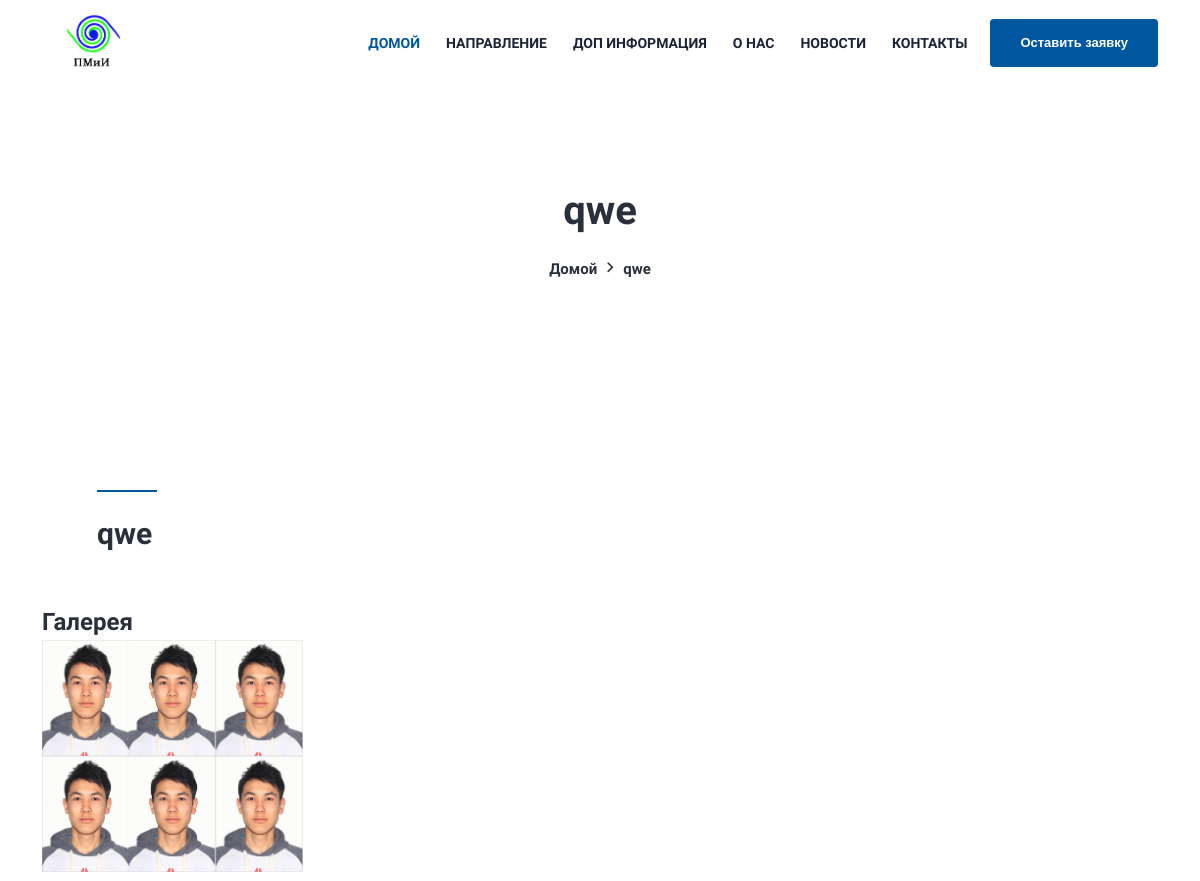
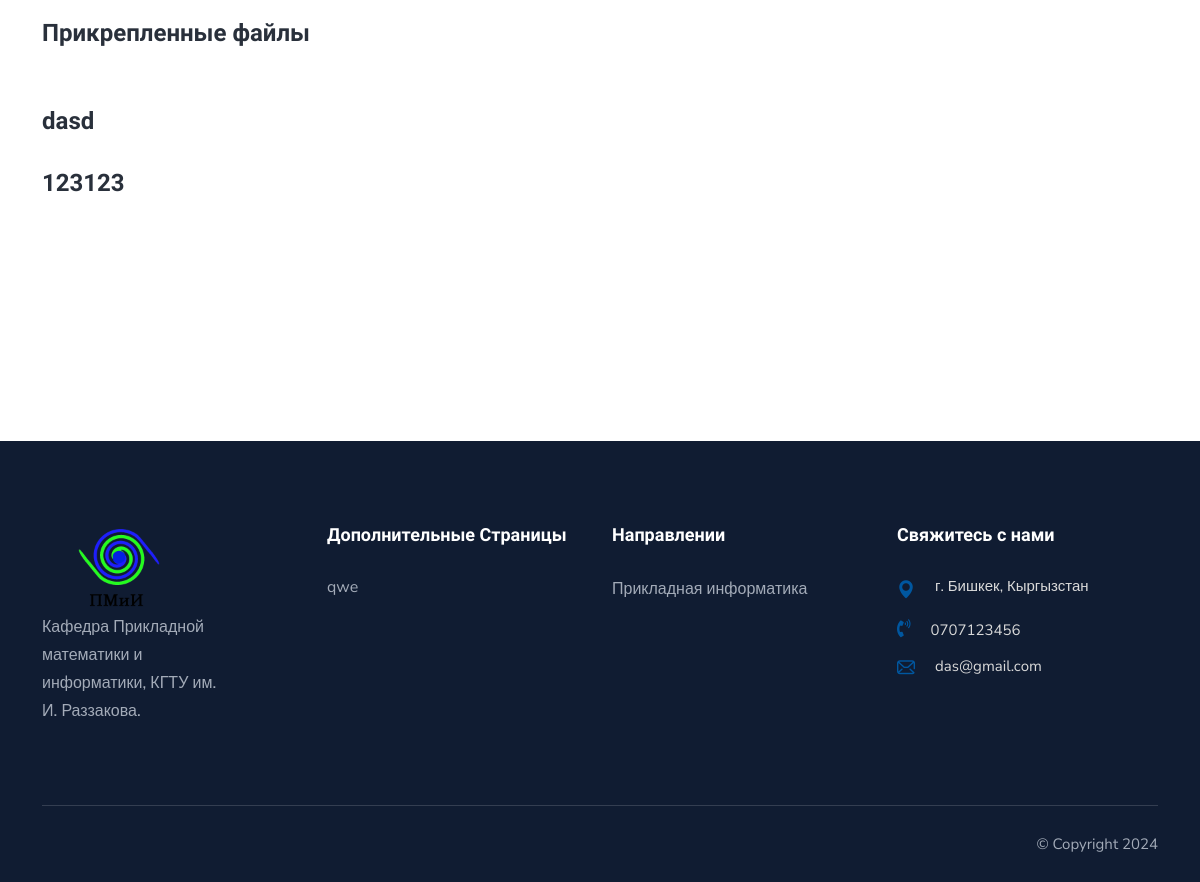
The page /page/detail/1/ on the database its author committed (2 pictures, top to bottom).
### mysite/models.py (models this page shows, shortened)
class SiteContent(models.Model):
    original_text = models.TextField(verbose_name="Оригинальный текст",
                                     help_text="Оригинальный текст, который отображается на сайте.",
                                     max_length=20000
                                     )
    current_text = models.TextField(
        verbose_name="Текущий текст",
        help_text="Измененный или текущий текст, который отображается на сайте.",
        max_length=20000
    )
    class Meta:
        verbose_name = "Контент сайта"
        verbose_name_plural = "Контент сайта"

class Page(models.Model):
    title = models.CharField(max_length=123, verbose_name='Название')
    content = RichTextField(verbose_name='Содержимое')
    created_at = models.DateTimeField(auto_now_add=True)
    class Meta:
        verbose_name = 'Страница'
        verbose_name_plural = 'Страницы'

class PageImage(models.Model):
    page = models.ForeignKey(Page , on_delete=models.CASCADE, related_name='images')
    image = models.ImageField(upload_to='images/')
    class Meta:
        verbose_name = 'Изображения'
        verbose_name_plural = 'Изображении'

class PageFile(models.Model):
    page = models.ForeignKey(Page, on_delete=models.CASCADE, related_name='files')
    file = models.FileField(upload_to='files/')
    description = models.CharField(max_length=123)
    class Meta:
        verbose_name = 'Файл'
        verbose_name_plural = 'Файлы'

class Cafedra(models.Model):
    title = models.CharField(max_length=123, verbose_name='Название')
    description = RichTextField(blank=True, null=True, verbose_name='Описание')
    teachers = models.ManyToManyField(Teacher, blank=True, verbose_name='Преподаватели')
    created_at = models.DateTimeField(auto_now_add=True)
    image = models.ImageField(upload_to='images/cafedras/', verbose_name='Изображение')
    class Meta:
        verbose_name = 'Направления'
        verbose_name_plural = 'Направлении'
        ordering = ['title']

class SingletonModel(models.Model):
    class Meta:
        abstract = True

class SiteSetting(SingletonModel):
    dictors = models.ManyToManyField(Teacher, blank=True, verbose_name='Директорат')
    contacts = models.TextField(blank=True, verbose_name='Контакт')
    emails = models.TextField(blank=True, verbose_name='Почта')
    description = RichTextField(blank=True, null=True, verbose_name='О нас')
    address = models.CharField(max_length=123, verbose_name="Адрес")
    address_map = models.TextField( verbose_name="Адрес на карте", default='''
    <a class="dg-widget-link" href="http://2gis.kg/bishkek/firm/70000001021088130/center/74.587426,42.845011/zoom/16?utm_medium=widget-source&utm_campaign=firmsonmap&utm_source=bigMap">Посмотреть на карте Бишкека</a><div class="dg-widget-link"><a href="http://2gis.kg/bishkek/firm/70000001021088130/photos/70000001021088130/center/74.587426,42.845011/zoom/17?utm_medium=widget-source&utm_campaign=firmsonmap&utm_source=photos">Фотографии компании</a></div><div class="dg-widget-link"><a href="http://2gis.kg/bishkek/center/74.587426,42.845011/zoom/16/routeTab/rsType/bus/to/74.587426,42.845011╎Кыргызский Государственный Технический Университет им. И. Раззакова, ректорат?utm_medium=widget-source&utm_campaign=firmsonmap&utm_source=route">Найти проезд до Кыргызский Государственный Технический Университет им. И. Раззакова, ректорат</a></div><script charset="utf-8" src="https://widgets.2gis.com/js/DGWidgetLoader.js"></script><script charset="utf-8">new DGWidgetLoader({"width":640,"height":600,"borderColor":"#a3a3a3","pos":{"lat":42.845011,"lon":74.587426,"zoom":16},"opt":{"city":"bishkek"},"org":[{"id":"70000001021088130"}]});</script><noscript style="color:#c00;font-size:16px;font-weight:bold;">Виджет карты использует JavaScript. Включите его в настройках вашего браузера.</noscript>
    ''')
    class Meta:
        verbose_name = 'Настройка сайта'
        verbose_name_plural = 'Настройки сайта'

### mysite/views.py (the view)
# urls.py: path('page/detail/<int:pk>/', PageDetailView.as_view(), name='page_detail'),
class PageDetailView(generic.DetailView):
    template_name = 'page.html'
    queryset = Page.objects.all()
    model = Page
    context_object_name = 'page'
    def get_context_data(self, **kwargs):
        context = super().get_context_data(**kwargs)
        context['categories'] = Category.objects.all()
        context['cafedras'] = Cafedra.objects.all()[:10]
        context['site'] = SiteSetting.objects.all().first()
        context['pages'] = Page.objects.all()
        return context

### mysite/templatetags/custom_filters.py (called while the page is built)
@register.simple_tag
def get_or_create_content(original_text):
    content, created = SiteContent.objects.get_or_create(original_text=original_text)
    if created:
        content.current_text = original_text
        content.save()
    return content.current_text

### mysite/templates/page.html (shortened to what this page needs)
{% extends 'base.html' %}
{% load static %}
{% load static %}
{% block content %}
        <div class="section page-banner-section">
            <div class="container">
                <div class="page-banner-wrapper">
                    <div class="row">
                        <div class="col-lg-12">
                            <div class="page-banner text-center">
                                <h2 class="title">{{ page.title }}</h2>
                                <ul class="breadcrumb justify-content-center">
                                    <li class="breadcrumb-item"><a href="/">Домой</a></li>
                                    <li class="breadcrumb-item active" aria-current="page">{{ page.title }}</li>
                                </ul>
                            </div>
                        </div>
                    </div>
                </div>
            </div>
        </div>
        <div class="section report-career-2-section section-padding-02">
            <div class="container">
                <div class="report-career-2-wrapper">
                    <div class="row">
                        <div class="d-lg-flex align-items-center">
                            <div class="report-career-content report-career-2-content">
                                <div class="section-title section-devider">
                                    <h2 class="title">{{ page.title }}</h2>
                                </div>
                                <p>{{ page.description|safe }}</p>
                            </div>
                        </div>
                    </div>
                    <div class="row mt-4">
                        <div class="col-12">
                            <h3>Галерея</h3>
                            <div class="row">
                                {% for image in page.images.all %}
                                    <div class="col-md-3">
                                        <div class="gallery-item">
                                            <img src="{{ image.image.url }}" alt="" class="img-fluid">
                                        </div>
                                    </div>
                                {% endfor %}
                            </div>
                        </div>
                    </div>
                    <div class="row mt-4">
                        <div class="col-12">
                            <h3>Прикрепленные файлы</h3>
                            <ul>
                                <br>
                                {% for file in page.files.all %}
                                 <br>
                                    <li>
                                        <h3><a href="{{ file.file.url }}">{{ file.description }}</a></h3>
                                    </li>
                                {% endfor %}
                            </ul>
                        </div>
                    </div>
                </div>
            </div>
        </div>
        <div class="section about-section section-padding">
        </div>
 {% endblock %}

### mysite/templates/base.html (shortened to what this page needs)
<!doctype html>
{% load static %}
{% load custom_filters %}
<html class="no-js" lang="en">
<head>
    <link rel="stylesheet" href="{% static 'assets/css/plugins/all.min.css' %}">
    <link rel="stylesheet" href="{% static 'assets/css/plugins/flaticon.css' %}">
    <link rel="stylesheet" href="{% static 'assets/css/plugins/bootstrap.min.css' %}">
    <link rel="stylesheet" href="{% static 'assets/css/plugins/swiper-bundle.min.css' %}">
    <link rel="stylesheet" href="{% static 'assets/css/plugins/magnific-popup.css' %}">
    <link rel="stylesheet" href="{% static 'assets/css/plugins/aos.css' %}">
    <link rel="stylesheet" href="{% static 'assets/css/style.css' %}">
</head>
<body>
    <div class="main-wrapper">
        <div id="header" class="header section">
            <div class="container">
                <div class="header-wrapper">
                    <div class="header-logo">
                        <a href="{% url 'home' %}"><img style="width: 100px;" src="{% static 'logo/logo.png' %}" alt=""></a>
                    </div>
                    <div class="header-right">
                        <div class="header-menu d-none d-lg-block">
                            <ul class="main-menu">
                                <li class="active-menu">
                                    <a href="{% url 'home' %}">{% get_or_create_content 'Домой' %}</a>
                                </li>
                                <li><a href="{% url 'cafedras' %}">{% get_or_create_content 'Направление' %}</a>
                                </li>
                                <li><a href="">{% get_or_create_content 'Доп Информация' %}</a>
                                </li>
                                <li><a href="{% url 'about_us' %}">{% get_or_create_content 'О нас' %}</a></li>
                                <li><a href="{% url 'news' %}">{% get_or_create_content 'Новости' %}</a>
                                </li>
                                <li><a href="{% url 'contact' %}">{% get_or_create_content 'Контакты' %}</a></li>
                            </ul>
                        </div>
                        <div class="header-meta">
                            <div class="header-login-join d-none d-lg-block">
                                <a class="btn join-btn" href="{% url 'contact' %}">{% get_or_create_content 'Оставить заявку' %}</a>
                            </div>
                        </div>
                    </div>
                </div>
            </div>
        </div>
        {% block content %}
        {% endblock %}
        <div class="footer-section section">
            <div class="container">
                <div class="footer-widget-wrapper">
                    <div class="row">
                        <div class="col-lg-3 col-sm-6">
                            <div class="footer-widget widget-about">
                                <a class="footer-logo" href="/"><img src="{% static 'logo/logo.png' %}" alt="Logo"></a>
                                <div class="widget-info">
                                    <p>{% get_or_create_content 'Кафедра Прикладной математики и информатики, КГТУ им. И. Раззакова.' %}</p>
                                </div>
                            </div>
                        </div>
                        <div class="col-lg-3 col-sm-6">
                            <div class="footer-widget">
                                <h4 class="footer-widget-title">Дополнительные Страницы</h4>
                                <div class="widget-link">
                                    <ul class="link">
                                        {% for i in pages %}
                                            <li><a href="{% url 'page_detail' i.pk %}">{{ i.title }}</a></li>
                                        {% endfor %}
                                    </ul>
                                </div>
                            </div>
                        </div>
                        <div class="col-lg-3 col-sm-6">
                            <div class="footer-widget">
                                <a href="{% url 'cafedras' %}"><h4 class="footer-widget-title">{% get_or_create_content 'Направлении' %}</h4></a>
                                <div class="widget-link">
                                    <ul class="link">
                                        {% for i in cafedras %}
                                        <li><a href="{% url 'cafedra_detail' i.pk %}">{{ i.title }}</a></li>
                                        {% endfor %}
                                    </ul>
                                </div>
                            </div>
                        </div>
                        <div class="col-lg-3 col-sm-6">
                            <div class="footer-widget">
                                <h4 class="footer-widget-title">{% get_or_create_content 'Свяжитесь с нами' %}</h4>
                                <ul class="widget-info">
                                    <li>
                                        <div class="media">
                                            <i class="flaticon-location-pin"></i>
                                            <div class="media-body">
                                                <span>{{ site.address }}</span>
                                            </div>
                                        </div>
                                    </li>
                                    <li>
                                        <div class="media">
                                            <i class="fas fa-phone-volume"></i>
                                            <div class="media-body">
                                                <a href="tel:{{ site.phone }}">{{ site.contacts }}</a>
                                            </div>
                                        </div>
                                    </li>
                                    <li>
                                        <div class="media">
                                            <i class="flaticon-email"></i>
                                            <div class="media-body">
                                                <a href="{{ site.email }}">{{ site.emails }}</a>
                                            </div>
                                        </div>
                                    </li>
                                </ul>
                            </div>
                        </div>
                    </div>
                </div>
                <div class="footer-copyright">
                    <div class="copyright-wrapper">
                        <div class="copyright-text">
                            <p>&copy; Copyright 2024 </p>
                        </div>
                    </div>
                </div>
            </div>
        </div>
    </div>
</body>
</html>

### rows shown on the page
SiteContent: current_text "ДОМОЙ"
SiteContent: current_text "НАПРАВЛЕНИЕ"
SiteContent: current_text "ДОП ИНФОРМАЦИЯ"
SiteContent: current_text "О НАС"
SiteContent: current_text "НОВОСТИ"
SiteContent: current_text "КОНТАКТЫ"
SiteContent: current_text "Оставить заявку"
Page: title "qwe"
PageImage: image (picture)
PageFile: description "dasd"
PageFile: description "123123"
SiteContent: current_text "Кафедра Прикладной математики и информатики, КГТУ им. И. Раззакова."
SiteContent: current_text "Направлении"
Cafedra: title "Прикладная информатика"
SiteContent: current_text "Свяжитесь с нами"
SiteSetting: address "г. Бишкек, Кыргызстан", contacts "0707123456", emails "das@gmail.com"
